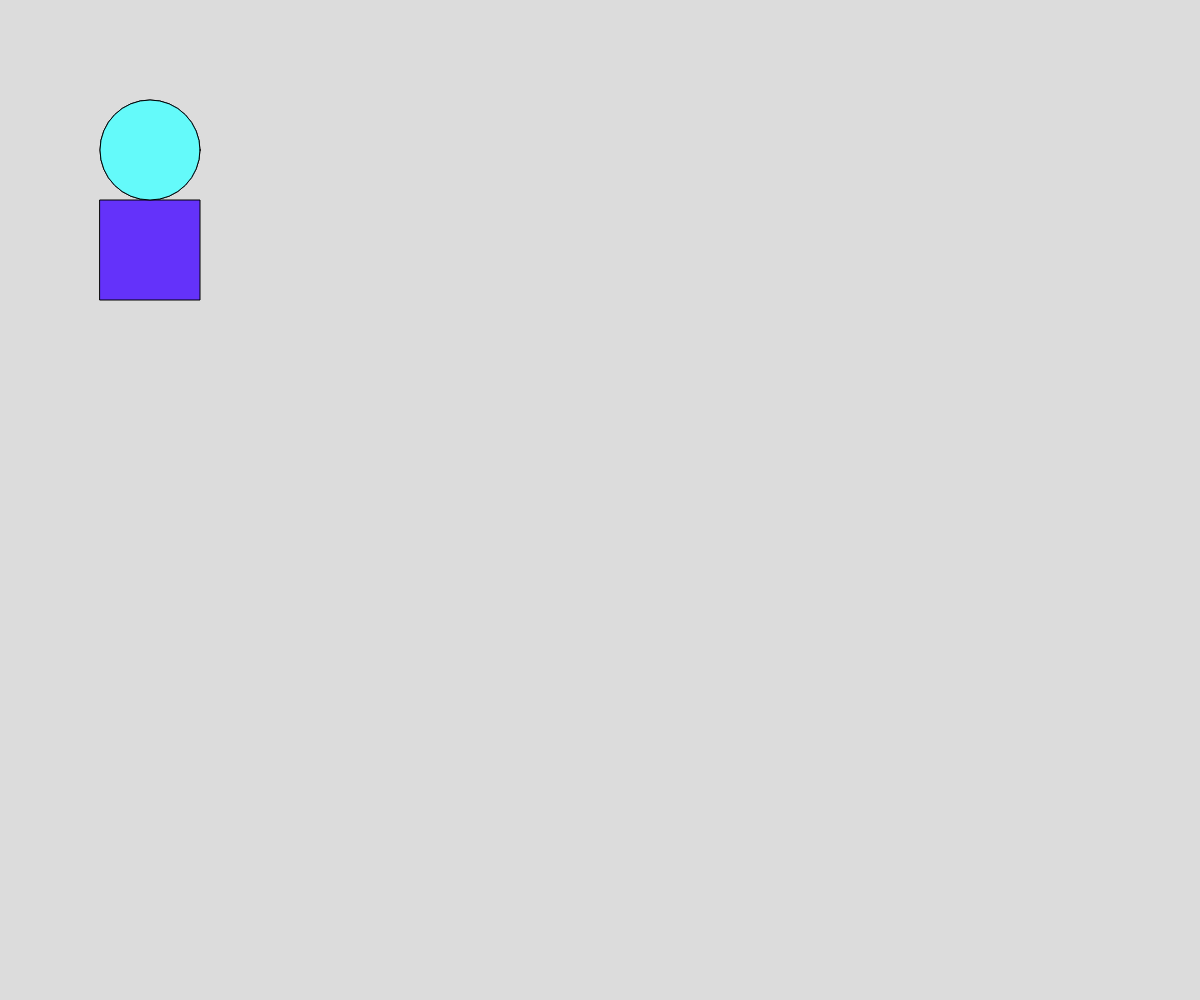
Frame 1 (no input)
Frame 60 (no input): identical to frame 1, image omitted
Frame 120 (the mouse pressed at the canvas centre since frame 60): identical to frame 1, image omitted

The p5.js sketch that drew this single still picture (run headless with seeded random() and noise() and a simulated clock; from frame 60 on, the mouse is pressed at the canvas centre):

// p5.js sketch
// ── sketch.js
// Drawing with Shapes Practice
// Junyu
// 10 Feb 2025

// Global Variable Declarations

let boxX = 200, boxY = 100;

function setup() {
  createCanvas(windowWidth, windowHeight);
}

function draw() {
  background(220);
  drawcharacter();
}

function drawcharacter(){
  fill(100,50,250);
  circle(150,150,100);
  square(100, 200, 100);
  fill(100,250,250);
  circle(150,150,100);
}


function drawBox(){
  //draw a box on screen
  fill(100,50,250);
  rect(boxX, boxY, 150, 150, 5, 0, 0);

}



function keyPressed(){
  if (key === "a"){
    boxX = 0;
  }
  if(key === "b"){
    boxY = 400;
  }
  if(keyCode === ESCAPE){
    boxX = width * 0.85;
    boxY = height * 0.65;
  }
}
